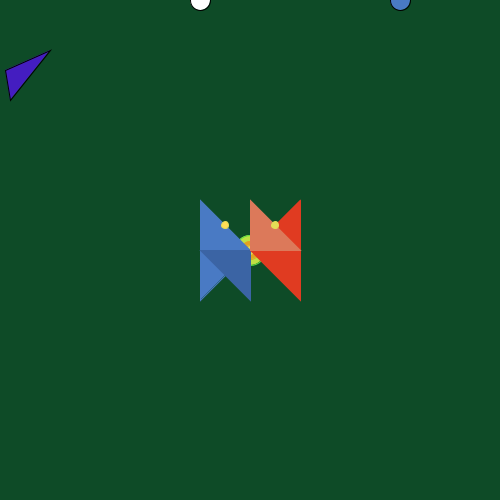
Frame 1 (no input)
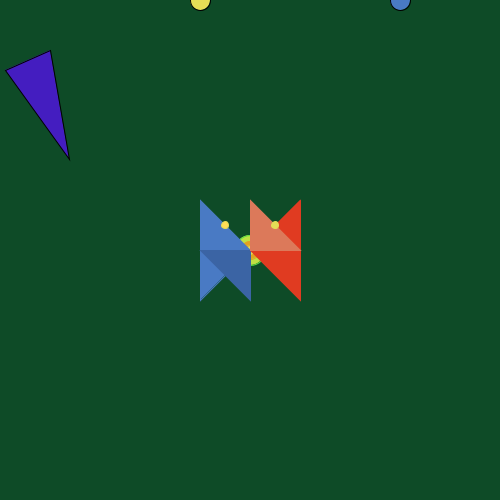
Frame 60 (the mouse pressed at the canvas centre just before this capture)
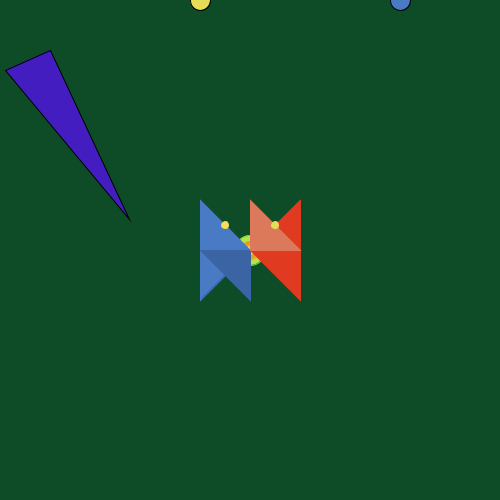
Frame 120 (the mouse held since frame 60 and released just before this capture)

The Processing sketch that drew these frames (run headless with seeded random() and noise(); from frame 60 on, the mouse is pressed at the canvas centre):

// Processing sketch: HW_2a_simplegame
// ── HW_2a_simplegame.pde
float x1 = 10;
float y1 = 100;
float x2 = 50;
float y2 = 110;
float ballx = 200;
float bally=0;
float ball2x= 400;
float ball2y=0;
float goal1x=200;
float goal1y=200;
float goal2x=300;
float goal2y=200;
float score =0;

//how do you set up score?

void setup () {
  size (500, 500);
}

void draw (){
  background (14, 75, 39);
  stroke (0);
  
  
  //ball1
  circle (ballx, bally, 20);
  
  //ball motion
  if (keyPressed) {
    if (key == 'a') {
      ballx=ballx-1;  
    }
    
    if (key == 'w') {
      bally=bally-1;
    }
    if (key == 's') {
      bally=bally+1;
    }
    if (key =='d') {
      ballx=ballx+1;
    }
  }
  
  //ball2
  fill(73, 122, 196);
   circle (ball2x, ball2y, 20);
  
  //ball motion
  if (keyPressed) {
    if (key == 'j') {
      ball2x=ball2x-1;  
    }
    
    if (key == 'i') {
      ball2y=ball2y-1;
    }
    if (key == 'k') {
      ball2y=ball2y+1;
    }
    if (key =='l') {
      ball2x=ball2x+1;
    }
  }
  if (x1<width/2) {
    fill (68, 29, 192);
  }
  else {
    fill (191, 224, 68);
  }
  //moving triangle 
  triangle(x1, y1, 50,50 ,5,70);
  
  x1=x1+1;
  y1=y1+1;
  x2 = x2 +3;
  y2 = y2 -3;
  
  //basket
    stroke(91, 224, 68);
  fill(191, 224, 68);
  circle(250,250, 30);
  stroke (224, 163, 33);
  fill(224, 163, 33);
  circle (250, 250, 18);
  fill (229, 221, 86);
  circle(250, 250, 10);
  stroke(73, 122, 196);
  fill(73, 122, 196);
  triangle(250, 250, 200, 200, 200, 300
  );
  stroke(59, 100, 164);
  fill(59, 100, 164);
  triangle(250, 250, 200, 250, 250, 300);
  stroke(224, 59, 33);
  fill(224, 59, 33);
  triangle(250, 250, 300, 200, 300, 300); 
  stroke(220, 121, 90);
  fill(220, 121, 90);
  triangle(250, 250, 300, 250, 250, 200);
  
  stroke(229, 221, 86);
  fill(7229, 221, 86);
  circle(225, 225, 7);
   stroke(229, 221, 86);
  fill(229, 221, 86);
  circle(275, 225, 7);
   
  // reach goal increase score
 if (ballx == 200)  {
      score= score +1;  
    }
  
  
 
}
